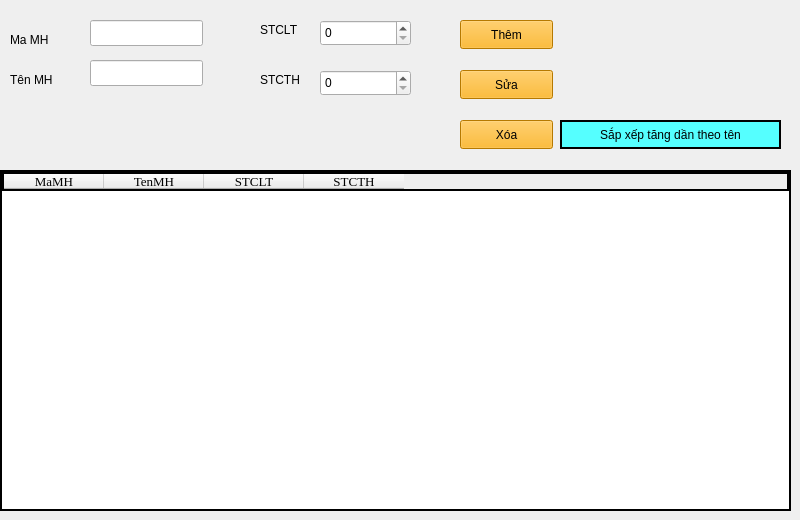
    <widget class="QWidget" name="tabQLMH">
     <attribute name="title">
      <string>Quản lý môn học</string>
     </attribute>
     <widget class="QWidget" name="widget_3" native="true">
      <property name="geometry">
       <rect>
        <x>0</x>
        <y>0</y>
        <width>791</width>
        <height>151</height>
       </rect>
      </property>
      <widget class="QLineEdit" name="lineMaMH">
       <property name="geometry">
        <rect>
         <x>90</x>
         <y>20</y>
         <width>113</width>
         <height>26</height>
        </rect>
       </property>
       <property name="inputMask">
        <string/>
       </property>
      </widget>
      <widget class="QLabel" name="label_6">
       <property name="geometry">
        <rect>
         <x>10</x>
         <y>30</y>
         <width>63</width>
         <height>20</height>
        </rect>
       </property>
       <property name="text">
        <string>Ma MH</string>
       </property>
      </widget>
      <widget class="QLabel" name="label_7">
       <property name="geometry">
        <rect>
         <x>10</x>
         <y>70</y>
         <width>63</width>
         <height>20</height>
        </rect>
       </property>
       <property name="text">
        <string>Tên MH</string>
       </property>
      </widget>
      <widget class="QLabel" name="label_8">
       <property name="geometry">
        <rect>
         <x>260</x>
         <y>20</y>
         <width>63</width>
         <height>20</height>
        </rect>
       </property>
       <property name="text">
        <string>STCLT</string>
       </property>
      </widget>
      <widget class="QLabel" name="label_9">
       <property name="geometry">
        <rect>
         <x>260</x>
         <y>70</y>
         <width>63</width>
         <height>20</height>
        </rect>
       </property>
       <property name="text">
        <string>STCTH</string>
       </property>
      </widget>
      <widget class="QLineEdit" name="lineTenMH">
       <property name="geometry">
        <rect>
         <x>90</x>
         <y>60</y>
         <width>113</width>
         <height>26</height>
        </rect>
       </property>
      </widget>
      <widget class="QPushButton" name="btnThemMH">
       <property name="geometry">
        <rect>
         <x>460</x>
         <y>20</y>
         <width>93</width>
         <height>29</height>
        </rect>
       </property>
       <property name="styleSheet">
        <string notr="true">background-color: rgb(255, 170, 0);
alternate-background-color: rgb(255, 170, 127);
selection-background-color: rgb(255, 0, 0);</string>
       </property>
       <property name="text">
        <string>Thêm</string>
       </property>
      </widget>
      <widget class="QPushButton" name="btnSuaMH">
       <property name="enabled">
        <bool>true</bool>
       </property>
       <property name="geometry">
        <rect>
         <x>460</x>
         <y>70</y>
         <width>93</width>
         <height>29</height>
        </rect>
       </property>
       <property name="styleSheet">
        <string notr="true">background-color: rgb(255, 170, 0);</string>
       </property>
       <property name="text">
        <string>Sửa</string>
       </property>
      </widget>
      <widget class="QPushButton" name="btnXoaMH">
       <property name="enabled">
        <bool>true</bool>
       </property>
       <property name="geometry">
        <rect>
         <x>460</x>
         <y>120</y>
         <width>93</width>
         <height>29</height>
        </rect>
       </property>
       <property name="styleSheet">
        <string notr="true">background-color: rgb(255, 170, 0);</string>
       </property>
       <property name="text">
        <string>Xóa</string>
       </property>
      </widget>
      <widget class="QSpinBox" name="spinBox_STCLT">
       <property name="geometry">
        <rect>
         <x>320</x>
         <y>20</y>
         <width>91</width>
         <height>26</height>
        </rect>
       </property>
      </widget>
      <widget class="QSpinBox" name="spinBox_STCTH">
       <property name="geometry">
        <rect>
         <x>320</x>
         <y>70</y>
         <width>91</width>
         <height>26</height>
        </rect>
       </property>
      </widget>
      <widget class="QPushButton" name="pushButton">
       <property name="geometry">
        <rect>
         <x>560</x>
         <y>120</y>
         <width>221</width>
         <height>29</height>
        </rect>
       </property>
       <property name="styleSheet">
        <string notr="true">background-color: rgb(85, 255, 255);
border: 2px solid ;</string>
       </property>
       <property name="text">
        <string>Sắp xếp tăng dần theo tên</string>
       </property>
      </widget>
     </widget>
     <widget class="QWidget" name="widget_4" native="true">
      <property name="geometry">
       <rect>
        <x>0</x>
        <y>160</y>
        <width>791</width>
        <height>351</height>
       </rect>
      </property>
      <widget class="QTableWidget" name="tblMH">
       <property name="geometry">
        <rect>
         <x>0</x>
         <y>10</y>
         <width>791</width>
         <height>341</height>
        </rect>
       </property>
       <property name="maximumSize">
        <size>
         <width>791</width>
         <height>16777215</height>
        </size>
       </property>
       <property name="font">
        <font>
         <family>Times New Roman</family>
        </font>
       </property>
       <property name="styleSheet">
        <string notr="true">border: 2px solid black;       
</string>
       </property>
       <attribute name="verticalHeaderVisible">
        <bool>false</bool>
       </attribute>
       <column>
        <property name="text">
         <string>MaMH</string>
        </property>
        <property name="font">
         <font>
          <family>Times New Roman</family>
          <pointsize>10</pointsize>
          <bold>false</bold>
         </font>
        </property>
       </column>
       <column>
        <property name="text">
         <string>TenMH</string>
        </property>
        <property name="font">
         <font>
          <family>Times New Roman</family>
          <pointsize>10</pointsize>
         </font>
        </property>
       </column>
       <column>
        <property name="text">
         <string>STCLT</string>
        </property>
        <property name="font">
         <font>
          <family>Times New Roman</family>
          <pointsize>10</pointsize>
         </font>
        </property>
       </column>
       <column>
        <property name="text">
         <string>STCTH</string>
        </property>
        <property name="font">
         <font>
          <family>Times New Roman</family>
          <pointsize>10</pointsize>
         </font>
        </property>
       </column>
      </widget>
     </widget>
    </widget>
